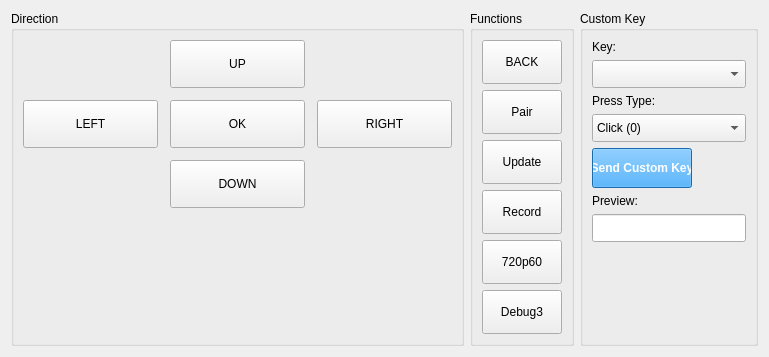
<?xml version="1.0" encoding="UTF-8"?>
<ui version="4.0">
 <class>PageSerialKeyControl</class>
 <widget class="QWidget" name="PageSerialKeyControl">
  <property name="geometry">
   <rect>
    <x>0</x>
    <y>0</y>
    <width>769</width>
    <height>349</height>
   </rect>
  </property>
  <layout class="QHBoxLayout" name="keyMainLayout">
   <item>
    <widget class="QGroupBox" name="groupDirection">
     <property name="title">
      <string>Direction</string>
     </property>
     <layout class="QVBoxLayout" name="dirLayout">
      <item>
       <layout class="QGridLayout" name="dirGrid">
        <property name="horizontalSpacing">
         <number>12</number>
        </property>
        <property name="verticalSpacing">
         <number>12</number>
        </property>
        <item row="0" column="1">
         <widget class="QPushButton" name="btnUp">
          <property name="minimumSize">
           <size>
            <width>135</width>
            <height>48</height>
           </size>
          </property>
          <property name="maximumSize">
           <size>
            <width>135</width>
            <height>48</height>
           </size>
          </property>
          <property name="text">
           <string>UP</string>
          </property>
         </widget>
        </item>
        <item row="1" column="0">
         <widget class="QPushButton" name="btnLeft">
          <property name="minimumSize">
           <size>
            <width>135</width>
            <height>48</height>
           </size>
          </property>
          <property name="maximumSize">
           <size>
            <width>135</width>
            <height>48</height>
           </size>
          </property>
          <property name="text">
           <string>LEFT</string>
          </property>
         </widget>
        </item>
        <item row="1" column="1">
         <widget class="QPushButton" name="btnOk">
          <property name="minimumSize">
           <size>
            <width>135</width>
            <height>48</height>
           </size>
          </property>
          <property name="maximumSize">
           <size>
            <width>135</width>
            <height>48</height>
           </size>
          </property>
          <property name="text">
           <string>OK</string>
          </property>
         </widget>
        </item>
        <item row="1" column="2">
         <widget class="QPushButton" name="btnRight">
          <property name="minimumSize">
           <size>
            <width>135</width>
            <height>48</height>
           </size>
          </property>
          <property name="maximumSize">
           <size>
            <width>135</width>
            <height>48</height>
           </size>
          </property>
          <property name="text">
           <string>RIGHT</string>
          </property>
         </widget>
        </item>
        <item row="2" column="1">
         <widget class="QPushButton" name="btnDown">
          <property name="minimumSize">
           <size>
            <width>135</width>
            <height>48</height>
           </size>
          </property>
          <property name="maximumSize">
           <size>
            <width>135</width>
            <height>48</height>
           </size>
          </property>
          <property name="text">
           <string>DOWN</string>
          </property>
         </widget>
        </item>
       </layout>
      </item>
      <item>
       <spacer name="dirSpacerTop">
        <property name="orientation">
         <enum>Qt::Vertical</enum>
        </property>
        <property name="sizeHint" stdset="0">
         <size>
          <width>20</width>
          <height>20</height>
         </size>
        </property>
       </spacer>
      </item>
     </layout>
    </widget>
   </item>
   <item>
    <widget class="QGroupBox" name="groupFunction">
     <property name="title">
      <string>Functions</string>
     </property>
     <layout class="QVBoxLayout" name="funcLayout">
      <item>
       <widget class="QPushButton" name="btnBack">
                 <property name="minimumSize">
          <size>
           <width>0</width>
           <height>44</height>
          </size>
         </property>

        
        <property name="text">
         <string>BACK</string>
        </property>
       </widget>
      </item>
      <item>
       <widget class="QPushButton" name="btnPair">
                 <property name="minimumSize">
          <size>
           <width>0</width>
           <height>44</height>
          </size>
         </property>

        
        <property name="text">
         <string>Pair</string>
        </property>
       </widget>
      </item>
      <item>
       <widget class="QPushButton" name="btnUpdate">
                 <property name="minimumSize">
          <size>
           <width>0</width>
           <height>44</height>
          </size>
         </property>

        
        <property name="text">
         <string>Update</string>
        </property>
       </widget>
      </item>
      <item>
       <widget class="QPushButton" name="btnRecord">
                 <property name="minimumSize">
          <size>
           <width>0</width>
           <height>44</height>
          </size>
         </property>

        
        <property name="text">
         <string>Record</string>
        </property>
       </widget>
      </item>
      <item>
       <widget class="QPushButton" name="btnForce720p">
                 <property name="minimumSize">
          <size>
           <width>0</width>
           <height>44</height>
          </size>
         </property>

        
        <property name="text">
         <string>720p60</string>
        </property>
       </widget>
      </item>
      <item>
       <widget class="QPushButton" name="btnDebug3">
                 <property name="minimumSize">
          <size>
           <width>0</width>
           <height>44</height>
          </size>
         </property>

        
        <property name="text">
         <string>Debug3</string>
        </property>
       </widget>
      </item>
      <item>
       <spacer name="funcSpacerTop">
        <property name="orientation">
         <enum>Qt::Vertical</enum>
        </property>
        <property name="sizeHint" stdset="0">
         <size>
          <width>20</width>
          <height>20</height>
         </size>
        </property>
       </spacer>
      </item>
     </layout>
    </widget>
   </item>
   <item>
    <widget class="QGroupBox" name="groupCustomKey">
     <property name="title">
      <string>Custom Key</string>
     </property>
     <layout class="QVBoxLayout" name="ckLayout">
      <item>
       <widget class="QLabel" name="lbKeyName">
        <property name="text">
         <string>Key:</string>
        </property>
       </widget>
      </item>
      <item>
       <widget class="QComboBox" name="comboKey">
        <property name="minimumSize">
         <size>
          <width>100</width>
          <height>28</height>
         </size>
        </property>
       </widget>
      </item>
      <item>
       <widget class="QLabel" name="lbPressType">
        <property name="text">
         <string>Press Type:</string>
        </property>
       </widget>
      </item>
      <item>
       <widget class="QComboBox" name="comboPressType">
        <property name="minimumSize">
         <size>
          <width>100</width>
          <height>28</height>
         </size>
        </property>
        <item>
         <property name="text">
          <string>Click (0)</string>
         </property>
        </item>
        <item>
         <property name="text">
          <string>Long (1)</string>
         </property>
        </item>
       </widget>
      </item>
      <item>
       <widget class="QPushButton" name="btnSendCustomKey">
        <property name="minimumSize">
         <size>
          <width>100</width>
          <height>40</height>
         </size>
        </property>
        <property name="maximumSize">
         <size>
          <width>100</width>
          <height>40</height>
         </size>
        </property>
        <property name="styleSheet">
         <string notr="true">QPushButton{background-color:#2196F3;color:white;font-weight:bold;}</string>
        </property>
        <property name="text">
         <string>Send Custom Key</string>
        </property>
       </widget>
      </item>
      <item>
       <widget class="QLabel" name="lbPreview">
        <property name="text">
         <string>Preview:</string>
        </property>
       </widget>
      </item>
      <item>
       <widget class="QLineEdit" name="editKeyPreview">
        <property name="minimumSize">
         <size>
          <width>100</width>
          <height>28</height>
         </size>
        </property>
        <property name="readOnly">
         <bool>true</bool>
        </property>
       </widget>
      </item>
      <item>
       <spacer name="ckSpacerTop">
        <property name="orientation">
         <enum>Qt::Vertical</enum>
        </property>
        <property name="sizeHint" stdset="0">
         <size>
          <width>20</width>
          <height>20</height>
         </size>
        </property>
       </spacer>
      </item>
     </layout>
    </widget>
   </item>
  </layout>
 </widget>
 <resources/>
 <connections/>
</ui>
